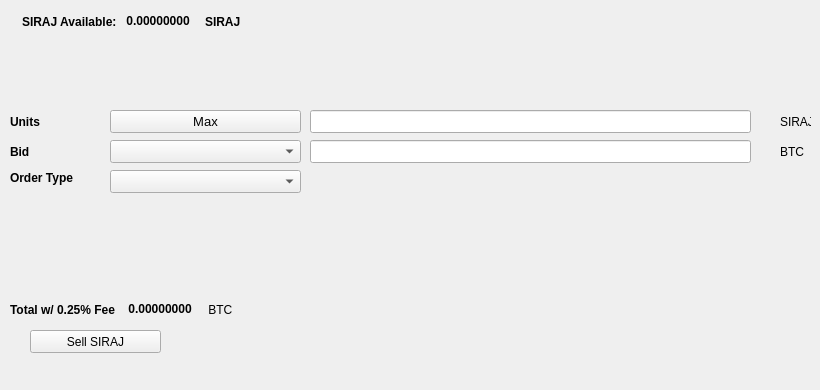
   <widget class="QWidget" name="SellTab">
    <attribute name="title">
     <string>Sell</string>
    </attribute>
    <widget class="QLabel" name="label_16">
     <property name="geometry">
      <rect>
       <x>780</x>
       <y>140</y>
       <width>31</width>
       <height>23</height>
      </rect>
     </property>
     <property name="text">
      <string>BTC</string>
     </property>
    </widget>
    <widget class="QComboBox" name="SellBidcomboBox">
     <property name="geometry">
      <rect>
       <x>110</x>
       <y>140</y>
       <width>191</width>
       <height>23</height>
      </rect>
     </property>
     <property name="font">
      <font>
       <pointsize>10</pointsize>
      </font>
     </property>
    </widget>
    <widget class="QLabel" name="label_18">
     <property name="geometry">
      <rect>
       <x>10</x>
       <y>110</y>
       <width>46</width>
       <height>23</height>
      </rect>
     </property>
     <property name="font">
      <font>
       <weight>75</weight>
       <bold>true</bold>
      </font>
     </property>
     <property name="text">
      <string>Units</string>
     </property>
    </widget>
    <widget class="QPushButton" name="Sell_Max_Amount">
     <property name="geometry">
      <rect>
       <x>110</x>
       <y>110</y>
       <width>191</width>
       <height>23</height>
      </rect>
     </property>
     <property name="font">
      <font>
       <pointsize>10</pointsize>
      </font>
     </property>
     <property name="text">
      <string>Max</string>
     </property>
    </widget>
    <widget class="QLabel" name="label_20">
     <property name="geometry">
      <rect>
       <x>10</x>
       <y>170</y>
       <width>91</width>
       <height>16</height>
      </rect>
     </property>
     <property name="font">
      <font>
       <weight>75</weight>
       <bold>true</bold>
      </font>
     </property>
     <property name="text">
      <string>Order Type</string>
     </property>
    </widget>
    <widget class="QComboBox" name="SellOrdertypeCombo">
     <property name="geometry">
      <rect>
       <x>110</x>
       <y>170</y>
       <width>191</width>
       <height>23</height>
      </rect>
     </property>
     <property name="font">
      <font>
       <pointsize>10</pointsize>
      </font>
     </property>
    </widget>
    <widget class="QLabel" name="label_21">
     <property name="geometry">
      <rect>
       <x>10</x>
       <y>140</y>
       <width>46</width>
       <height>23</height>
      </rect>
     </property>
     <property name="font">
      <font>
       <weight>75</weight>
       <bold>true</bold>
      </font>
     </property>
     <property name="text">
      <string>Bid</string>
     </property>
    </widget>
    <widget class="QLabel" name="label_22">
     <property name="geometry">
      <rect>
       <x>780</x>
       <y>110</y>
       <width>31</width>
       <height>23</height>
      </rect>
     </property>
     <property name="text">
      <string>SIRAJ</string>
     </property>
    </widget>
    <widget class="QLineEdit" name="UnitsInputSIRAJ">
     <property name="geometry">
      <rect>
       <x>310</x>
       <y>110</y>
       <width>441</width>
       <height>23</height>
      </rect>
     </property>
     <property name="font">
      <font>
       <pointsize>9</pointsize>
       <weight>75</weight>
       <bold>true</bold>
      </font>
     </property>
    </widget>
    <widget class="QLineEdit" name="SellBidPriceEdit">
     <property name="geometry">
      <rect>
       <x>310</x>
       <y>140</y>
       <width>441</width>
       <height>23</height>
      </rect>
     </property>
     <property name="font">
      <font>
       <pointsize>9</pointsize>
       <weight>75</weight>
       <bold>true</bold>
      </font>
     </property>
    </widget>
    <widget class="QPushButton" name="SellSIRAJBTN">
     <property name="geometry">
      <rect>
       <x>30</x>
       <y>330</y>
       <width>131</width>
       <height>23</height>
      </rect>
     </property>
     <property name="text">
      <string>Sell SIRAJ</string>
     </property>
     <property name="icon">
      <iconset resource="../Hello">
       <normaloff>:/icons/bitcoin</normaloff>:/icons/bitcoin</iconset>
     </property>
    </widget>
    <widget class="QWidget" name="layoutWidget3">
     <property name="geometry">
      <rect>
       <x>22</x>
       <y>12</y>
       <width>258</width>
       <height>19</height>
      </rect>
     </property>
     <layout class="QHBoxLayout" name="horizontalLayout">
      <item>
       <widget class="QLabel" name="label232_2">
        <property name="font">
         <font>
          <weight>75</weight>
          <bold>true</bold>
         </font>
        </property>
        <property name="text">
         <string>SIRAJ Available:</string>
        </property>
       </widget>
      </item>
      <item>
       <widget class="QLabel" name="SIRAJAvailableLabel">
        <property name="palette">
         <palette>
          <active>
           <colorrole role="WindowText">
            <brush brushstyle="SolidPattern">
             <color alpha="255">
              <red>0</red>
              <green>0</green>
              <blue>0</blue>
             </color>
            </brush>
           </colorrole>
           <colorrole role="Button">
            <brush brushstyle="SolidPattern">
             <color alpha="255">
              <red>0</red>
              <green>170</green>
              <blue>0</blue>
             </color>
            </brush>
           </colorrole>
           <colorrole role="Light">
            <brush brushstyle="SolidPattern">
             <color alpha="255">
              <red>0</red>
              <green>255</green>
              <blue>0</blue>
             </color>
            </brush>
           </colorrole>
           <colorrole role="Midlight">
            <brush brushstyle="SolidPattern">
             <color alpha="255">
              <red>0</red>
              <green>212</green>
              <blue>0</blue>
             </color>
            </brush>
           </colorrole>
           <colorrole role="Dark">
            <brush brushstyle="SolidPattern">
             <color alpha="255">
              <red>0</red>
              <green>85</green>
              <blue>0</blue>
             </color>
            </brush>
           </colorrole>
           <colorrole role="Mid">
            <brush brushstyle="SolidPattern">
             <color alpha="255">
              <red>0</red>
              <green>113</green>
              <blue>0</blue>
             </color>
            </brush>
           </colorrole>
           <colorrole role="Text">
            <brush brushstyle="SolidPattern">
             <color alpha="255">
              <red>0</red>
              <green>170</green>
              <blue>0</blue>
             </color>
            </brush>
           </colorrole>
           <colorrole role="BrightText">
            <brush brushstyle="SolidPattern">
             <color alpha="255">
              <red>255</red>
              <green>255</green>
              <blue>255</blue>
             </color>
            </brush>
           </colorrole>
           <colorrole role="ButtonText">
            <brush brushstyle="SolidPattern">
             <color alpha="255">
              <red>0</red>
              <green>0</green>
              <blue>0</blue>
             </color>
            </brush>
           </colorrole>
           <colorrole role="Base">
            <brush brushstyle="SolidPattern">
             <color alpha="255">
              <red>255</red>
              <green>255</green>
              <blue>255</blue>
             </color>
            </brush>
           </colorrole>
           <colorrole role="Window">
            <brush brushstyle="SolidPattern">
             <color alpha="255">
              <red>0</red>
              <green>170</green>
              <blue>0</blue>
             </color>
            </brush>
           </colorrole>
           <colorrole role="Shadow">
            <brush brushstyle="SolidPattern">
             <color alpha="255">
              <red>0</red>
              <green>0</green>
              <blue>0</blue>
             </color>
            </brush>
           </colorrole>
           <colorrole role="AlternateBase">
            <brush brushstyle="SolidPattern">
             <color alpha="255">
              <red>127</red>
              <green>212</green>
              <blue>127</blue>
             </color>
            </brush>
           </colorrole>
           <colorrole role="ToolTipBase">
            <brush brushstyle="SolidPattern">
             <color alpha="255">
              <red>255</red>
              <green>255</green>
              <blue>220</blue>
             </color>
            </brush>
           </colorrole>
           <colorrole role="ToolTipText">
            <brush brushstyle="SolidPattern">
             <color alpha="255">
              <red>0</red>
              <green>0</green>
              <blue>0</blue>
             </color>
            </brush>
           </colorrole>
          </active>
          <inactive>
           <colorrole role="WindowText">
            <brush brushstyle="SolidPattern">
             <color alpha="255">
              <red>0</red>
              <green>0</green>
              <blue>0</blue>
             </color>
            </brush>
           </colorrole>
           <colorrole role="Button">
            <brush brushstyle="SolidPattern">
             <color alpha="255">
              <red>0</red>
              <green>170</green>
              <blue>0</blue>
             </color>
            </brush>
           </colorrole>
           <colorrole role="Light">
            <brush brushstyle="SolidPattern">
             <color alpha="255">
              <red>0</red>
              <green>255</green>
              <blue>0</blue>
             </color>
            </brush>
           </colorrole>
           <colorrole role="Midlight">
            <brush brushstyle="SolidPattern">
             <color alpha="255">
              <red>0</red>
              <green>212</green>
              <blue>0</blue>
             </color>
            </brush>
           </colorrole>
           <colorrole role="Dark">
            <brush brushstyle="SolidPattern">
             <color alpha="255">
              <red>0</red>
              <green>85</green>
              <blue>0</blue>
             </color>
            </brush>
           </colorrole>
           <colorrole role="Mid">
            <brush brushstyle="SolidPattern">
             <color alpha="255">
              <red>0</red>
              <green>113</green>
              <blue>0</blue>
             </color>
            </brush>
           </colorrole>
           <colorrole role="Text">
            <brush brushstyle="SolidPattern">
             <color alpha="255">
              <red>0</red>
              <green>170</green>
              <blue>0</blue>
             </color>
            </brush>
           </colorrole>
           <colorrole role="BrightText">
            <brush brushstyle="SolidPattern">
             <color alpha="255">
              <red>255</red>
              <green>255</green>
              <blue>255</blue>
             </color>
            </brush>
           </colorrole>
           <colorrole role="ButtonText">
            <brush brushstyle="SolidPattern">
             <color alpha="255">
              <red>0</red>
              <green>0</green>
              <blue>0</blue>
             </color>
            </brush>
           </colorrole>
           <colorrole role="Base">
            <brush brushstyle="SolidPattern">
             <color alpha="255">
              <red>255</red>
              <green>255</green>
              <blue>255</blue>
             </color>
            </brush>
           </colorrole>
           <colorrole role="Window">
            <brush brushstyle="SolidPattern">
             <color alpha="255">
              <red>0</red>
              <green>170</green>
              <blue>0</blue>
             </color>
            </brush>
           </colorrole>
           <colorrole role="Shadow">
            <brush brushstyle="SolidPattern">
             <color alpha="255">
              <red>0</red>
              <green>0</green>
              <blue>0</blue>
             </color>
            </brush>
           </colorrole>
           <colorrole role="AlternateBase">
            <brush brushstyle="SolidPattern">
             <color alpha="255">
              <red>127</red>
              <green>212</green>
              <blue>127</blue>
             </color>
            </brush>
           </colorrole>
           <colorrole role="ToolTipBase">
            <brush brushstyle="SolidPattern">
             <color alpha="255">
              <red>255</red>
              <green>255</green>
              <blue>220</blue>
             </color>
            </brush>
           </colorrole>
           <colorrole role="ToolTipText">
            <brush brushstyle="SolidPattern">
             <color alpha="255">
              <red>0</red>
              <green>0</green>
              <blue>0</blue>
             </color>
            </brush>
           </colorrole>
          </inactive>
          <disabled>
           <colorrole role="WindowText">
            <brush brushstyle="SolidPattern">
             <color alpha="255">
              <red>0</red>
              <green>85</green>
              <blue>0</blue>
             </color>
            </brush>
           </colorrole>
           <colorrole role="Button">
            <brush brushstyle="SolidPattern">
             <color alpha="255">
              <red>0</red>
              <green>170</green>
              <blue>0</blue>
             </color>
            </brush>
           </colorrole>
           <colorrole role="Light">
            <brush brushstyle="SolidPattern">
             <color alpha="255">
              <red>0</red>
              <green>255</green>
              <blue>0</blue>
             </color>
            </brush>
           </colorrole>
           <colorrole role="Midlight">
            <brush brushstyle="SolidPattern">
             <color alpha="255">
              <red>0</red>
              <green>212</green>
              <blue>0</blue>
             </color>
            </brush>
           </colorrole>
           <colorrole role="Dark">
            <brush brushstyle="SolidPattern">
             <color alpha="255">
              <red>0</red>
              <green>85</green>
              <blue>0</blue>
             </color>
            </brush>
           </colorrole>
           <colorrole role="Mid">
            <brush brushstyle="SolidPattern">
             <color alpha="255">
              <red>0</red>
              <green>113</green>
              <blue>0</blue>
             </color>
            </brush>
           </colorrole>
           <colorrole role="Text">
            <brush brushstyle="SolidPattern">
             <color alpha="255">
              <red>0</red>
              <green>85</green>
              <blue>0</blue>
             </color>
            </brush>
           </colorrole>
           <colorrole role="BrightText">
            <brush brushstyle="SolidPattern">
             <color alpha="255">
              <red>255</red>
              <green>255</green>
              <blue>255</blue>
             </color>
            </brush>
           </colorrole>
           <colorrole role="ButtonText">
            <brush brushstyle="SolidPattern">
             <color alpha="255">
              <red>0</red>
              <green>85</green>
              <blue>0</blue>
             </color>
            </brush>
           </colorrole>
           <colorrole role="Base">
            <brush brushstyle="SolidPattern">
             <color alpha="255">
              <red>0</red>
              <green>170</green>
              <blue>0</blue>
             </color>
            </brush>
           </colorrole>
           <colorrole role="Window">
            <brush brushstyle="SolidPattern">
             <color alpha="255">
              <red>0</red>
              <green>170</green>
              <blue>0</blue>
             </color>
            </brush>
           </colorrole>
           <colorrole role="Shadow">
            <brush brushstyle="SolidPattern">
             <color alpha="255">
              <red>0</red>
              <green>0</green>
              <blue>0</blue>
             </color>
            </brush>
           </colorrole>
           <colorrole role="AlternateBase">
            <brush brushstyle="SolidPattern">
             <color alpha="255">
              <red>0</red>
              <green>170</green>
              <blue>0</blue>
             </color>
            </brush>
           </colorrole>
           <colorrole role="ToolTipBase">
            <brush brushstyle="SolidPattern">
             <color alpha="255">
              <red>255</red>
              <green>255</green>
              <blue>220</blue>
             </color>
            </brush>
           </colorrole>
           <colorrole role="ToolTipText">
            <brush brushstyle="SolidPattern">
             <color alpha="255">
              <red>0</red>
              <green>0</green>
              <blue>0</blue>
             </color>
            </brush>
           </colorrole>
          </disabled>
         </palette>
        </property>
        <property name="font">
         <font>
          <weight>75</weight>
          <bold>true</bold>
         </font>
        </property>
        <property name="text">
         <string> 0.00000000 </string>
        </property>
        <property name="textInteractionFlags">
         <set>Qt::LinksAccessibleByMouse|Qt::TextSelectableByKeyboard|Qt::TextSelectableByMouse</set>
        </property>
       </widget>
      </item>
      <item>
       <widget class="QLabel" name="labelSIRAJ">
        <property name="font">
         <font>
          <weight>75</weight>
          <bold>true</bold>
         </font>
        </property>
        <property name="text">
         <string>SIRAJ</string>
        </property>
       </widget>
      </item>
     </layout>
    </widget>
    <widget class="QWidget" name="layoutWidget">
     <property name="geometry">
      <rect>
       <x>10</x>
       <y>300</y>
       <width>268</width>
       <height>19</height>
      </rect>
     </property>
     <layout class="QHBoxLayout" name="horizontalLayout_2">
      <item>
       <widget class="QLabel" name="label_19">
        <property name="font">
         <font>
          <weight>75</weight>
          <bold>true</bold>
         </font>
        </property>
        <property name="text">
         <string>Total w/ 0.25% Fee </string>
        </property>
       </widget>
      </item>
      <item>
       <widget class="QLabel" name="SellCostLabel">
        <property name="palette">
         <palette>
          <active>
           <colorrole role="WindowText">
            <brush brushstyle="SolidPattern">
             <color alpha="255">
              <red>0</red>
              <green>0</green>
              <blue>0</blue>
             </color>
            </brush>
           </colorrole>
           <colorrole role="Button">
            <brush brushstyle="SolidPattern">
             <color alpha="255">
              <red>0</red>
              <green>170</green>
              <blue>0</blue>
             </color>
            </brush>
           </colorrole>
           <colorrole role="Light">
            <brush brushstyle="SolidPattern">
             <color alpha="255">
              <red>0</red>
              <green>255</green>
              <blue>0</blue>
             </color>
            </brush>
           </colorrole>
           <colorrole role="Midlight">
            <brush brushstyle="SolidPattern">
             <color alpha="255">
              <red>0</red>
              <green>212</green>
              <blue>0</blue>
             </color>
            </brush>
           </colorrole>
           <colorrole role="Dark">
            <brush brushstyle="SolidPattern">
             <color alpha="255">
              <red>0</red>
              <green>85</green>
              <blue>0</blue>
             </color>
            </brush>
           </colorrole>
           <colorrole role="Mid">
            <brush brushstyle="SolidPattern">
             <color alpha="255">
              <red>0</red>
              <green>113</green>
              <blue>0</blue>
             </color>
            </brush>
           </colorrole>
           <colorrole role="Text">
            <brush brushstyle="SolidPattern">
             <color alpha="255">
              <red>0</red>
              <green>170</green>
              <blue>0</blue>
             </color>
            </brush>
           </colorrole>
           <colorrole role="BrightText">
            <brush brushstyle="SolidPattern">
             <color alpha="255">
              <red>255</red>
              <green>255</green>
              <blue>255</blue>
             </color>
            </brush>
           </colorrole>
           <colorrole role="ButtonText">
            <brush brushstyle="SolidPattern">
             <color alpha="255">
              <red>0</red>
              <green>0</green>
              <blue>0</blue>
             </color>
            </brush>
           </colorrole>
           <colorrole role="Base">
            <brush brushstyle="SolidPattern">
             <color alpha="255">
              <red>255</red>
              <green>255</green>
              <blue>255</blue>
             </color>
            </brush>
           </colorrole>
           <colorrole role="Window">
            <brush brushstyle="SolidPattern">
             <color alpha="255">
              <red>0</red>
              <green>170</green>
              <blue>0</blue>
             </color>
            </brush>
           </colorrole>
           <colorrole role="Shadow">
            <brush brushstyle="SolidPattern">
             <color alpha="255">
              <red>0</red>
              <green>0</green>
              <blue>0</blue>
             </color>
            </brush>
           </colorrole>
           <colorrole role="AlternateBase">
            <brush brushstyle="SolidPattern">
             <color alpha="255">
              <red>127</red>
              <green>212</green>
              <blue>127</blue>
             </color>
            </brush>
           </colorrole>
           <colorrole role="ToolTipBase">
            <brush brushstyle="SolidPattern">
             <color alpha="255">
              <red>255</red>
              <green>255</green>
              <blue>220</blue>
             </color>
            </brush>
           </colorrole>
           <colorrole role="ToolTipText">
            <brush brushstyle="SolidPattern">
             <color alpha="255">
              <red>0</red>
              <green>0</green>
              <blue>0</blue>
             </color>
            </brush>
           </colorrole>
          </active>
          <inactive>
           <colorrole role="WindowText">
            <brush brushstyle="SolidPattern">
             <color alpha="255">
              <red>0</red>
              <green>0</green>
              <blue>0</blue>
             </color>
            </brush>
           </colorrole>
           <colorrole role="Button">
            <brush brushstyle="SolidPattern">
             <color alpha="255">
              <red>0</red>
              <green>170</green>
              <blue>0</blue>
             </color>
            </brush>
           </colorrole>
           <colorrole role="Light">
            <brush brushstyle="SolidPattern">
             <color alpha="255">
              <red>0</red>
              <green>255</green>
              <blue>0</blue>
             </color>
            </brush>
           </colorrole>
           <colorrole role="Midlight">
            <brush brushstyle="SolidPattern">
             <color alpha="255">
              <red>0</red>
              <green>212</green>
              <blue>0</blue>
             </color>
            </brush>
           </colorrole>
           <colorrole role="Dark">
            <brush brushstyle="SolidPattern">
             <color alpha="255">
              <red>0</red>
              <green>85</green>
              <blue>0</blue>
             </color>
            </brush>
           </colorrole>
           <colorrole role="Mid">
            <brush brushstyle="SolidPattern">
             <color alpha="255">
              <red>0</red>
              <green>113</green>
              <blue>0</blue>
             </color>
            </brush>
           </colorrole>
           <colorrole role="Text">
            <brush brushstyle="SolidPattern">
             <color alpha="255">
              <red>0</red>
              <green>170</green>
              <blue>0</blue>
             </color>
            </brush>
           </colorrole>
           <colorrole role="BrightText">
            <brush brushstyle="SolidPattern">
             <color alpha="255">
              <red>255</red>
              <green>255</green>
              <blue>255</blue>
             </color>
            </brush>
           </colorrole>
           <colorrole role="ButtonText">
            <brush brushstyle="SolidPattern">
             <color alpha="255">
              <red>0</red>
              <green>0</green>
              <blue>0</blue>
             </color>
            </brush>
           </colorrole>
           <colorrole role="Base">
            <brush brushstyle="SolidPattern">
             <color alpha="255">
              <red>255</red>
              <green>255</green>
              <blue>255</blue>
             </color>
            </brush>
           </colorrole>
           <colorrole role="Window">
            <brush brushstyle="SolidPattern">
             <color alpha="255">
              <red>0</red>
              <green>170</green>
              <blue>0</blue>
             </color>
            </brush>
           </colorrole>
           <colorrole role="Shadow">
            <brush brushstyle="SolidPattern">
             <color alpha="255">
              <red>0</red>
              <green>0</green>
              <blue>0</blue>
             </color>
            </brush>
           </colorrole>
           <colorrole role="AlternateBase">
            <brush brushstyle="SolidPattern">
             <color alpha="255">
              <red>127</red>
              <green>212</green>
              <blue>127</blue>
             </color>
            </brush>
           </colorrole>
           <colorrole role="ToolTipBase">
            <brush brushstyle="SolidPattern">
             <color alpha="255">
              <red>255</red>
              <green>255</green>
              <blue>220</blue>
             </color>
            </brush>
           </colorrole>
           <colorrole role="ToolTipText">
            <brush brushstyle="SolidPattern">
             <color alpha="255">
              <red>0</red>
              <green>0</green>
              <blue>0</blue>
             </color>
            </brush>
           </colorrole>
          </inactive>
          <disabled>
           <colorrole role="WindowText">
            <brush brushstyle="SolidPattern">
             <color alpha="255">
              <red>0</red>
              <green>85</green>
              <blue>0</blue>
             </color>
            </brush>
           </colorrole>
           <colorrole role="Button">
            <brush brushstyle="SolidPattern">
             <color alpha="255">
              <red>0</red>
              <green>170</green>
              <blue>0</blue>
             </color>
            </brush>
           </colorrole>
           <colorrole role="Light">
            <brush brushstyle="SolidPattern">
             <color alpha="255">
              <red>0</red>
              <green>255</green>
              <blue>0</blue>
             </color>
            </brush>
           </colorrole>
           <colorrole role="Midlight">
            <brush brushstyle="SolidPattern">
             <color alpha="255">
              <red>0</red>
              <green>212</green>
              <blue>0</blue>
             </color>
            </brush>
           </colorrole>
           <colorrole role="Dark">
            <brush brushstyle="SolidPattern">
             <color alpha="255">
              <red>0</red>
              <green>85</green>
              <blue>0</blue>
             </color>
            </brush>
           </colorrole>
           <colorrole role="Mid">
            <brush brushstyle="SolidPattern">
             <color alpha="255">
              <red>0</red>
              <green>113</green>
              <blue>0</blue>
             </color>
            </brush>
           </colorrole>
           <colorrole role="Text">
            <brush brushstyle="SolidPattern">
             <color alpha="255">
              <red>0</red>
              <green>85</green>
              <blue>0</blue>
             </color>
            </brush>
           </colorrole>
           <colorrole role="BrightText">
            <brush brushstyle="SolidPattern">
             <color alpha="255">
              <red>255</red>
              <green>255</green>
              <blue>255</blue>
             </color>
            </brush>
           </colorrole>
           <colorrole role="ButtonText">
            <brush brushstyle="SolidPattern">
             <color alpha="255">
              <red>0</red>
              <green>85</green>
              <blue>0</blue>
             </color>
            </brush>
           </colorrole>
           <colorrole role="Base">
            <brush brushstyle="SolidPattern">
             <color alpha="255">
              <red>0</red>
              <green>170</green>
              <blue>0</blue>
             </color>
            </brush>
           </colorrole>
           <colorrole role="Window">
            <brush brushstyle="SolidPattern">
             <color alpha="255">
              <red>0</red>
              <green>170</green>
              <blue>0</blue>
             </color>
            </brush>
           </colorrole>
           <colorrole role="Shadow">
            <brush brushstyle="SolidPattern">
             <color alpha="255">
              <red>0</red>
              <green>0</green>
              <blue>0</blue>
             </color>
            </brush>
           </colorrole>
           <colorrole role="AlternateBase">
            <brush brushstyle="SolidPattern">
             <color alpha="255">
              <red>0</red>
              <green>170</green>
              <blue>0</blue>
             </color>
            </brush>
           </colorrole>
           <colorrole role="ToolTipBase">
            <brush brushstyle="SolidPattern">
             <color alpha="255">
              <red>255</red>
              <green>255</green>
              <blue>220</blue>
             </color>
            </brush>
           </colorrole>
           <colorrole role="ToolTipText">
            <brush brushstyle="SolidPattern">
             <color alpha="255">
              <red>0</red>
              <green>0</green>
              <blue>0</blue>
             </color>
            </brush>
           </colorrole>
          </disabled>
         </palette>
        </property>
        <property name="font">
         <font>
          <weight>75</weight>
          <bold>true</bold>
         </font>
        </property>
        <property name="autoFillBackground">
         <bool>false</bool>
        </property>
        <property name="text">
         <string> 0.00000000</string>
        </property>
        <property name="textInteractionFlags">
         <set>Qt::LinksAccessibleByMouse|Qt::TextSelectableByMouse</set>
        </property>
       </widget>
      </item>
      <item>
       <widget class="QLabel" name="label_17">
        <property name="font">
         <font>
          <weight>50</weight>
          <bold>false</bold>
         </font>
        </property>
        <property name="text">
         <string> BTC</string>
        </property>
       </widget>
      </item>
     </layout>
    </widget>
    <widget class="QLabel" name="label_23">
     <property name="geometry">
      <rect>
       <x>460</x>
       <y>300</y>
       <width>281</width>
       <height>81</height>
      </rect>
     </property>
     <property name="text">
      <string/>
     </property>
     <property name="pixmap">
      <pixmap>:/images/bittrex</pixmap>
     </property>
    </widget>
   </widget>
